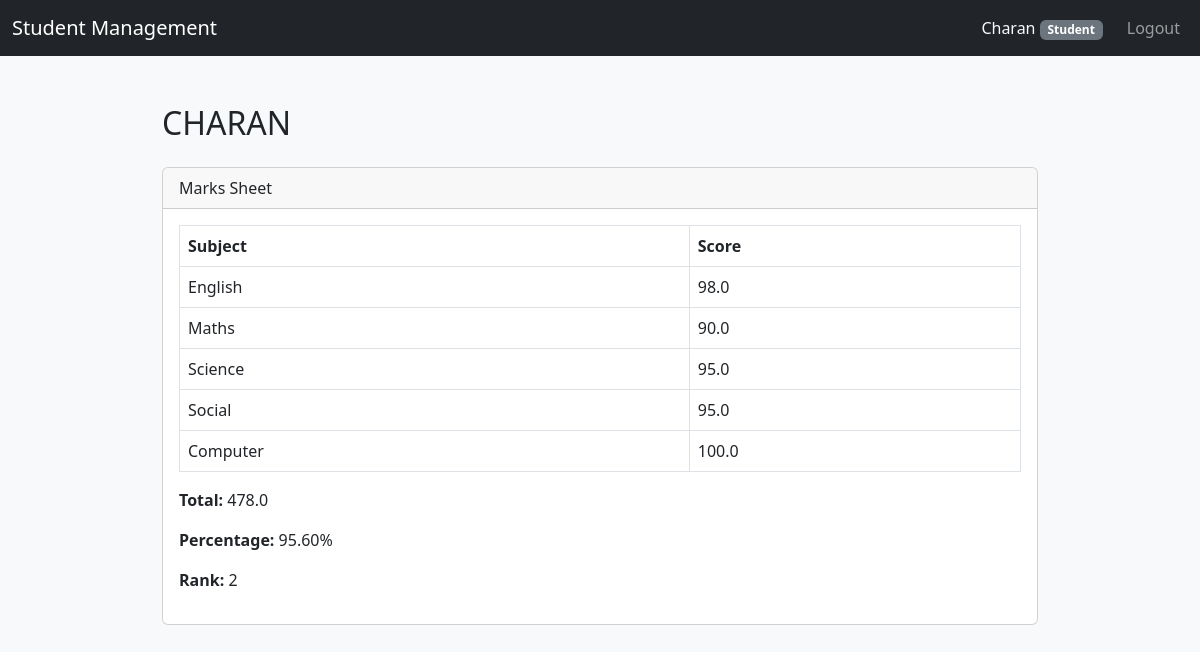
The app's page / (signed in) with its own data.
### app.py (models this page shows, shortened)
class User(UserMixin, db.Model):
    id = db.Column(db.Integer, primary_key=True)
    username = db.Column(db.String(120), unique=True, nullable=False)
    password_hash = db.Column(db.String(200), nullable=False)
    role = db.Column(db.String(20), default='student')  # 'admin' or 'student'
    students = db.relationship('Student', backref='user', lazy=True)

class Mark(db.Model):
    id = db.Column(db.Integer, primary_key=True)
    student_id = db.Column(db.Integer, db.ForeignKey('student.id'), nullable=False)
    subject = db.Column(db.String(120), nullable=False)
    score = db.Column(db.Float, nullable=False)

### app.py (the view, shortened to what this page needs)
@app.route('/')
@login_required
def index():
    student = Student.query.filter_by(user_id=current_user.id).first()
    student_summary = None
    if student:
        all_summaries = compute_all_student_summaries()
        student_summary = next((item for item in all_summaries if item['student'].id == student.id), None)
    return render_template('index.html', student=student, subjects=SUBJECTS, summary=student_summary)

### app.py (called while the page is built)
def build_mark_summary(student):
    marks = {subject: None for subject in SUBJECTS}
    for mark in student.marks:
        if mark.subject in marks:
            marks[mark.subject] = mark.score
    total = sum(value for value in marks.values() if value is not None)
    percentage = 0
    max_total = len(SUBJECTS) * 100
    if max_total > 0:
        percentage = (total / max_total) * 100
    return {'student': student, 'marks': marks, 'total': total, 'percentage': percentage}

def compute_all_student_summaries():
    summaries = [build_mark_summary(student) for student in Student.query.all()]
    summaries.sort(key=lambda item: item['total'], reverse=True)
    rank = 0
    previous_total = None
    count = 0
    for item in summaries:
        count += 1
        if previous_total is None or item['total'] < previous_total:
            rank = count
        item['rank'] = rank
        previous_total = item['total']
    return summaries

@login_manager.user_loader
def load_user(id):
    return User.query.get(int(id))

### templates/index.html (shortened to what this page needs)
{% extends 'base.html' %}
{% block content %}
<div class="d-flex justify-content-between align-items-center mb-3">
  <div>
    <h2>{% if current_user.role == 'admin' %}Admin Dashboard — Student Details{% else %}{{ current_user.username|upper }}{% endif %}</h2>
  </div>
</div>
{% if current_user.role == 'admin' %}
  <ul class="nav nav-tabs mb-3" role="tablist">
    <li class="nav-item" role="presentation">
      <button class="nav-link active" id="students-tab" data-bs-toggle="tab" data-bs-target="#students" type="button" role="tab">Students</button>
    </li>
    <li class="nav-item" role="presentation">
      <button class="nav-link" id="marks-tab" data-bs-toggle="tab" data-bs-target="#marks" type="button" role="tab">Marks & Ranks</button>
    </li>
  </ul>
  <div class="tab-content">
    <div class="tab-pane fade show active" id="students" role="tabpanel">
      {% if student_summaries %}
      <table class="table table-striped">
        <thead>
          <tr>
            <th>Roll No</th>
            <th>Username</th>
            <th>Email</th>
            <th>Owner</th>
            <th>Actions</th>
          </tr>
        </thead>
        <tbody>
          {% for summary in student_list %}
          <tr>
            <td>{{ loop.index }}</td>
            <td>{{ summary.student.user.username if summary.student.user else summary.student.name }}</td>
            <td>{{ summary.student.email }}</td>
            <td>{{ summary.student.user.username if summary.student.user else 'N/A' }}</td>
            <td>
              <a href="{{ url_for('view_student', id=summary.student.id) }}" class="btn btn-sm btn-info">View Profile</a>
              <a href="{{ url_for('edit_student', id=summary.student.id) }}" class="btn btn-sm btn-secondary">Edit</a>
              <form action="{{ url_for('delete_student', id=summary.student.id) }}" method="post" style="display:inline">
                <button class="btn btn-sm btn-danger" onclick="return confirm('Delete student?')">Delete</button>
              </form>
            </td>
          </tr>
          {% endfor %}
        </tbody>
      </table>
      {% else %}
      <div class="alert alert-info">
        No students are registered yet. Use the Add Student button to register the first student.
      </div>
      {% endif %}
    </div>
    <div class="tab-pane fade" id="marks" role="tabpanel">
      {% if student_summaries %}
      <table class="table table-bordered">
        <thead>
          <tr>
            <th>Rank</th>
            <th>Name</th>
            {% for subject in subjects %}
            <th>{{ subject }}</th>
            {% endfor %}
            <th>Total</th>
            <th>Percentage</th>
          </tr>
        </thead>
        <tbody>
          {% for summary in student_summaries %}
          <tr>
            <td>{{ summary.rank }}</td>
            <td>{{ summary.student.name }}</td>
            {% for subject in subjects %}
            <td>{{ summary.marks[subject] if summary.marks[subject] is not none else '' }}</td>
            {% endfor %}
            <td>{{ summary.total }}</td>
            <td>{{ '%.2f' | format(summary.percentage) }}%</td>
          </tr>
          {% endfor %}
        </tbody>
      </table>
      {% else %}
      <div class="alert alert-info">
        No marks have been entered yet.
      </div>
      {% endif %}
    </div>
  </div>
{% elif student %}
  <div class="card mb-3">
    <div class="card-header">
      Marks Sheet
    </div>
    <div class="card-body">
      <table class="table table-bordered">
        <thead>
          <tr>
            <th>Subject</th>
            <th>Score</th>
          </tr>
        </thead>
        <tbody>
          {% for subject in subjects %}
          <tr>
            <td>{{ subject }}</td>
            <td>{{ summary.marks[subject] if summary and summary.marks[subject] is not none else '' }}</td>
          </tr>
          {% endfor %}
        </tbody>
      </table>
      <p><strong>Total:</strong> {{ summary.total if summary else 0 }}</p>
      <p><strong>Percentage:</strong> {{ '%.2f' | format(summary.percentage) if summary else '0.00' }}%</p>
      <p><strong>Rank:</strong> {{ summary.rank if summary else 'N/A' }}</p>
    </div>
  </div>
{% else %}
  <div class="alert alert-info">
    No record found
  </div>
{% endif %}
{% endblock %}

### templates/base.html (shortened to what this page needs)
<!doctype html>
<html lang="en">
<head>
  <link href="https://cdn.jsdelivr.net/npm/bootstrap@5.3.0/dist/css/bootstrap.min.css" rel="stylesheet">
  <link rel="stylesheet" href="{{ url_for('static', filename='css/style.css') }}">
</head>
<body>
  <nav class="navbar navbar-expand-lg navbar-dark bg-dark mb-4">
    <div class="container-fluid">
      <a class="navbar-brand" href="{{ url_for('index') }}">Student Management</a>
      <div class="collapse navbar-collapse" id="navbarNav">
        <ul class="navbar-nav ms-auto">
          {% if current_user.is_authenticated %}
            <li class="nav-item d-flex align-items-center">
              <span class="navbar-text text-light me-3">
                {{ current_user.username }}
                <span class="badge bg-{{ 'success' if current_user.role == 'admin' else 'secondary' }}">
                  {{ 'Admin' if current_user.role == 'admin' else 'Student' }}
                </span>
              </span>
            </li>
            <li class="nav-item">
              <a class="nav-link" href="{{ url_for('logout') }}">Logout</a>
            </li>
          {% endif %}
        </ul>
      </div>
    </div>
  </nav>
  <div class="container py-4">
    {% block content %}{% endblock %}
  </div>
</body>
</html>

### static/css/style.css (style rules this page uses)
body { background: #f8f9fa; }
.container { max-width: 900px; }

### records on screen
User: username "Charan", role "Student", username "CHARAN"
Mark: score "98.0"
Mark: score "90.0"
Mark: score "95.0"
Mark: score "95.0"
Mark: score "100.0"

### other values on screen
{{ subject }} "English" "Maths" "Science" "Social" "Computer"
{{ summary.total if summary else 0 }} "478.0"
{{ '%.2f' | format(summary.percentage) if summary else '0.00' }} "95.60"
{{ summary.rank if summary else 'N/A' }} "2"
